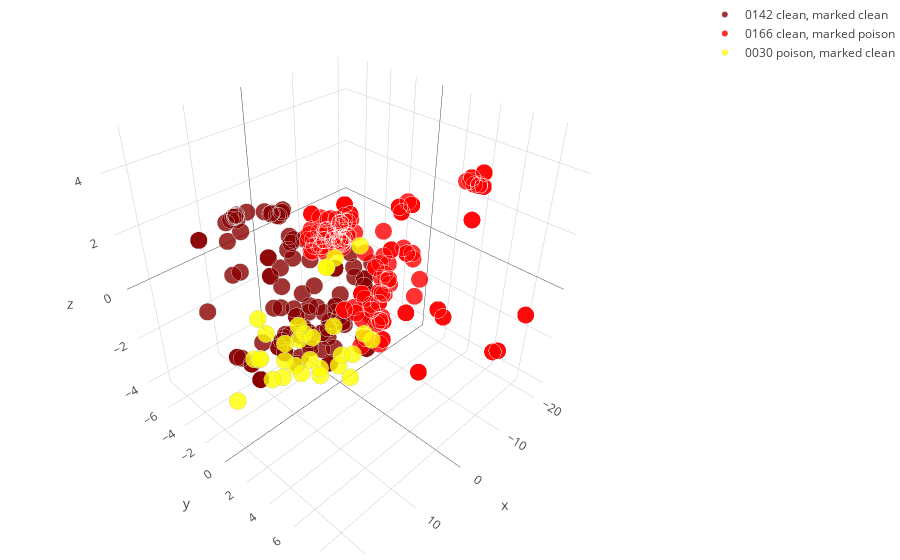

This figure's notebook cell:
### Code cell
# Show plotly of clustering algos
defense.plotly_clusters(is_plot_3d=True, interactive=True, save=False, class_num=1)

### Figure 1 — Plotly figure (JSON) as saved in the notebook; plotly's stock layout.template omitted (floating-point values rounded to 4 significant figures; data arrays with more than 128 entries replaced by an {"elided": "..."} marker saying what was removed)
{"data": [{"marker": {"color": "aqua", "line": {"color": "rgba(217, 217, 217, 0.14)", "width": 0.2}, "opacity": 0.8, "size": 6}, "mode": "markers", "name": "0000 poison, marked poison", "type": "scatter3d", "uid": "a2c663f6-c89f-4281-a9bf-b5474c66e74e", "x": [], "y": [], "z": []}, {"marker": {"color": "darkred", "line": {"color": "rgb(204, 204, 204)", "width": 0.3}, "opacity": 0.8, "size": 6, "symbol": "circle"}, "mode": "markers", "name": "0142 clean, marked clean", "type": "scatter3d", "uid": "3a8ea260-11fd-4251-ac74-5b7e55440b8d", "x": {"elided": "142 float values"}, "y": {"elided": "142 float values"}, "z": {"elided": "142 float values"}}, {"marker": {"color": "red", "line": {"color": "rgba(217, 217, 217, 0.14)", "width": 0.2}, "opacity": 0.8, "size": 6}, "mode": "markers", "name": "0166 clean, marked poison", "type": "scatter3d", "uid": "eb521765-8088-4e3d-8bf0-08ff5a7d29d2", "x": {"elided": "166 float values"}, "y": {"elided": "166 float values"}, "z": {"elided": "166 float values"}}, {"marker": {"color": "yellow", "line": {"color": "rgb(204, 204, 204)", "width": 0.3}, "opacity": 0.8, "size": 6, "symbol": "circle"}, "mode": "markers", "name": "0030 poison, marked clean", "type": "scatter3d", "uid": "c75efab3-8d75-416c-a7e4-ae48dca8eabb", "x": [18.5, 18.95, 16.59, 17.39, 18.92, 18.89, 17.04, 20.62, 19.54, 18.8, 20.57, 20.19, 15.46, 22.45, 21.32, 16.36, 16.12, 20.8, 17.33, 22.15, 20.93, 16.36, 14.77, 18.37, 19.07, 14.6, 21.16, 19.37, 19.22, 17.8], "y": [4.3, 4.906, 6.714, 6.843, 5.798, 6.246, 6.399, 2.676, 4.134, 6.19, 3.273, 4.366, 6.846, 1.297, 2.528, 5.739, 7.915, 3.593, 8.046, 3.385, 4.497, 5.739, 6.739, 4.684, 5.645, 7.822, 3.062, 5.092, 5.395, 6.846], "z": [0.3972, 1.547, 1.334, 1.147, 1.897, 0.8095, 2.203, 0.358, 1.235, 1.015, 1.405, 0.8186, 0.4786, -1.479, 0.3914, 3.673, 2.348, -0.03699, 4.921, 0.7808, 0.3982, 3.673, 1.132, 0.2408, 1.147, 1.941, 1.897, 2.099, 1.933, 4.361]}], "layout": {"margin": {"b": 0, "l": 0, "r": 0, "t": 0}}}
